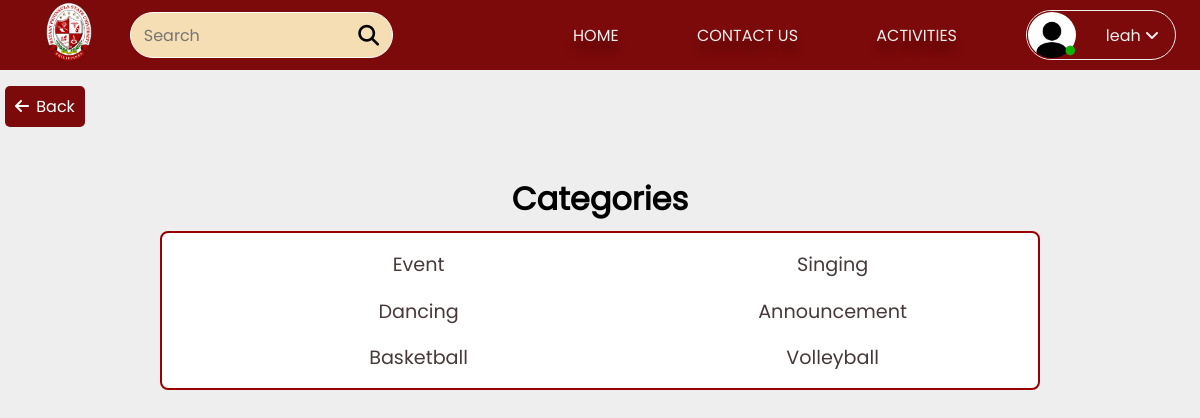
Page /pages/all_category.php (signed in) on the committed database.
### tables this page shows
CREATE TABLE `categories` (
  `CategoryID` int(100) NOT NULL,
  `Category` varchar(255) NOT NULL
);

### pages/all_category.php (the view, shortened to what this page needs)
<?php
$conn = getDBConnection();
$sql = "SELECT CategoryID, Category FROM categories";
$result = $conn->query($sql);
?>
<!DOCTYPE html>
<html lang="en">
<head>
    <link rel="stylesheet" href="https://cdnjs.cloudflare.com/ajax/libs/font-awesome/6.5.2/css/all.min.css">
    <link rel="stylesheet" type="text/css" href="../css/frontpage.css">
</head>
<body>
    <?php require_once "../components/user_header.php" ?>
      <a href="frontpage.php" class="btn btn-secondary back-button">
        <i class="fa-solid fa-arrow-left"></i> Back
    </a>
    <section class="categories">
   <h1 class="heading">Categories</h1>
   <div class="box-container">
      <?php
      if ($result->num_rows > 0) {
          while($row = $result->fetch_assoc()) {
              echo '<div class="box"><span>' . '</span><a href="category.php?Category=' . urlencode($row["Category"]) . '">' . htmlspecialchars($row["Category"]) . '</a></div>';
          }
      } else {
          echo "<p>No categories found</p>";
      }
      ?>
   </div>
</section>
</body>
</html>

### css/frontpage.css (style rules this page uses)
body { height: 100vh; width: 100%; background-color: var(--primary); }
html { overflow-x: hidden; scroll-behavior: smooth; }
:root { --primary: #eeeeee; --secondary: #7D0A0A; --secondary-light: #8d2727; --secondary-light2: rgba(193, 69, 69, 0.295); --white: #fff; --black: #463939; --shadow: 0px 2px 8px 0px var(var(--secondary-light)); }
.btn, .delete-btn, .option-btn, .inline-btn, .inline-option-btn, .inline-delete-btn { margin-top: 1rem; border-radius: .5rem; cursor: pointer; font-size: 1rem; color: white; padding: .5rem 1rem; text-transform: capitalize; text-align: center; }
.btn, .delete-btn, .option-btn { display: block; width: 100%; }
.inline-btn, .btn { background-color: #7D0A0A; }
* { padding: 0; margin: 0; box-sizing: border-box; font-family: 'Poppins', sans-serif; list-style-type: none; text-decoration: none; scroll-behavior: smooth; }
.heading { margin-bottom: .5rem; margin-top: 1rem; text-align: center; font-size: 2rem; color: black; text-transform: capitalize; }
.categories { padding: 0 10rem; padding-top: 2rem; }
.categories .box-container { border-radius: .5rem; background-color: var(--light-bg); padding:1rem 2rem; background-color: var(--white); box-shadow: var(--box-shadow); display: grid; border: #9a0000 solid 0.175rem; grid-template-columns: repeat(auto-fit, minmax(350px, 1fr)); gap: 1rem; }
.categories .box-container .box { font-size: 1.2rem; text-align: center; }
.categories .box-container .box span { color:var(--light-color); display: inline-block; padding:.7rem 1rem; border:var(--border); background-color: var(--light-bg); border-radius: .5rem; text-align: center; }
.categories .box-container .box a { margin-left: 1.2rem; color:var(--black); }

### pages/all_category.php (style rules this page uses)
.btn { margin-left: 5px; }
.back-button { display: inline-block; width: 5rem; padding: 8px 10px; border: none; border-radius: 5px; cursor: pointer; text-align: left; }
.back-button i { margin-right: 3px; }

### rows in the picture
categories: Category "Event"
categories: Category "Singing"
categories: Category "Dancing"
categories: Category "Announcement"
categories: Category "Basketball"
categories: Category "Volleyball"

### other values in the picture
$Fname_header "leah"
